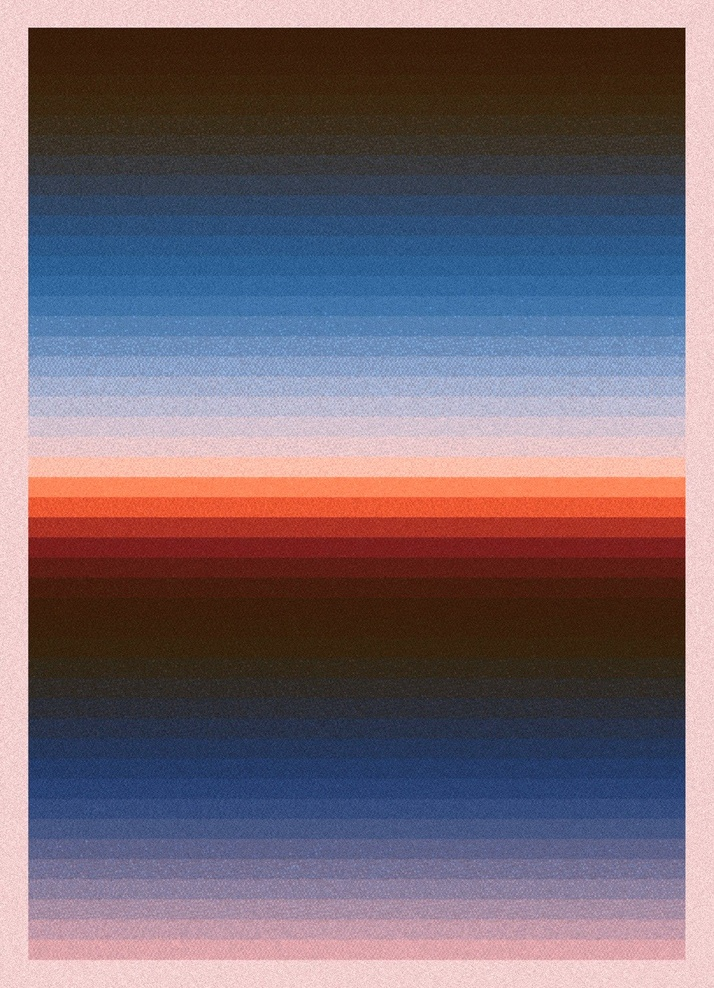
#> input picture examples/G1.jpeg, 714 x 988 px, shrunk from 1100 x 1521 before the run
$ python band_painter.py --input ../examples/G1.jpeg --output out.png
#> lines starting #> are read from the running program, lines starting #| are printed output that depends on the picture
#> in main, image is the input picture: PIL image 714x988 RGB; mean R, G, B 118.8, 103.7, 114.4
#!/usr/bin/env python3
"""
Band Painter - Artistic Effects for Gradient Bands
Post-processing module for applying painting effects to gradient bands.
"""

import numpy as np
from PIL import Image, ImageFilter, ImageEnhance
import random
import math


def apply_crayon_effect(image: Image.Image, intensity: float = 0.3,
                        roughness: float = 0.5, border_size: int = 0) -> Image.Image:
    """
    Apply crayon-like effect to gradient bands.

    Args:
        image: PIL Image to process
        intensity: Effect intensity (0.0 to 1.0)
        roughness: Edge roughness (0.0 to 1.0)
        border_size: Border size to exclude from effect

    Returns:
        PIL Image with crayon effect applied
    """
#> called with intensity = 0.3, roughness = 0.5, border_size = 0
    img_array = np.array(image)
    height, width, channels = img_array.shape
#> height = 988; width = 714; channels = 3

    # Create crayon texture with much stronger effect
    crayon_texture = np.random.normal(0, intensity * 100, (height, width, channels))

    # Exclude border if specified
    if border_size > 0:
        crayon_texture[:border_size, :] = 0
        crayon_texture[-border_size:, :] = 0
        crayon_texture[:, :border_size] = 0
        crayon_texture[:, -border_size:] = 0

    # Add roughness to band edges
    if roughness > 0:
        # Create edge noise
        edge_noise = np.random.normal(0, roughness * 60, (height, width, channels))
        crayon_texture += edge_noise

    # Apply crayon effect
    result = img_array.astype(np.float32) + crayon_texture
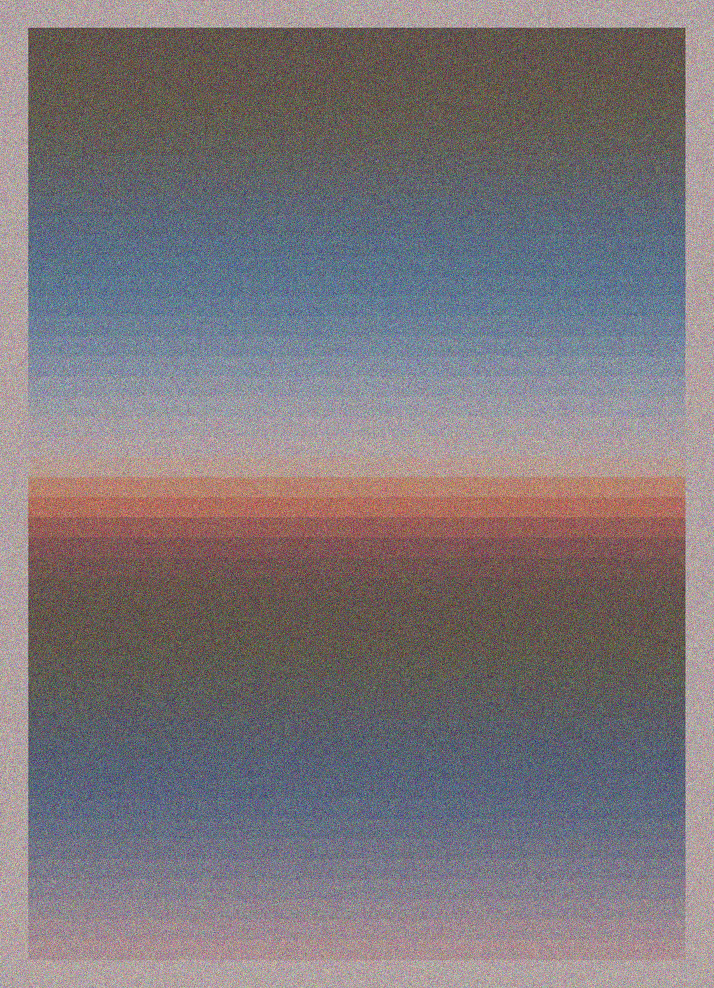
#> result: shape (988, 714, 3) float64; mean R, G, B 118.8, 103.7, 114.4; drawn with min black and max white

    # Add slight color bleeding between bands
    bleeding = np.random.normal(0, intensity * 40, (height, width, channels))
    result += bleeding

    # Clamp values
    result = np.clip(result, 0, 255)
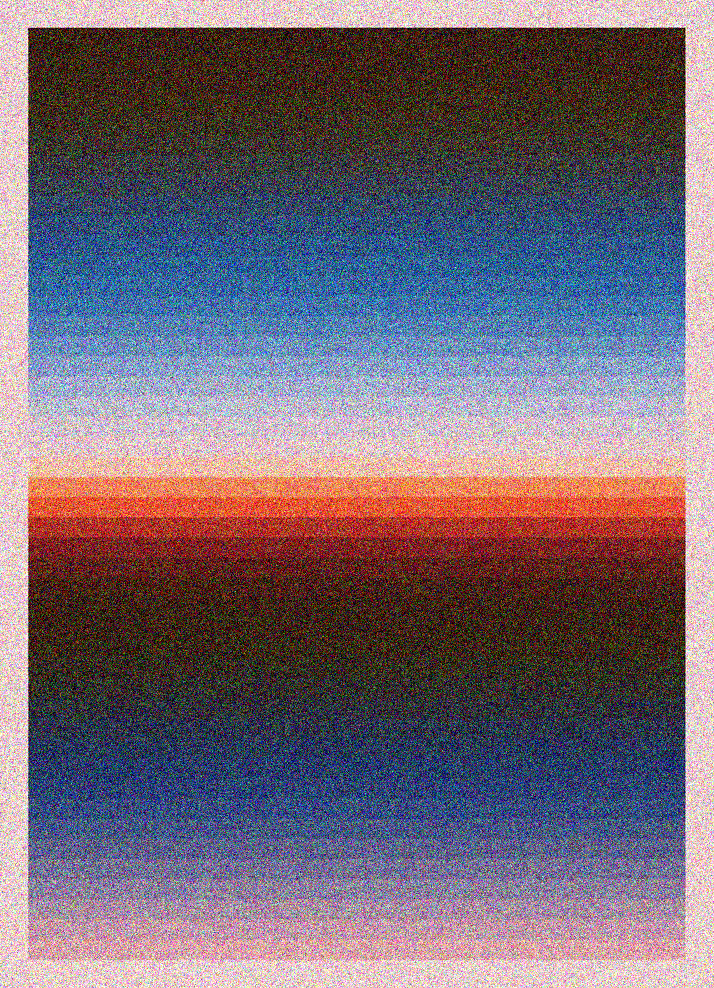
#> result: shape (988, 714, 3) float64; mean R, G, B 117.4, 105, 116.5

    return Image.fromarray(result.astype(np.uint8))


# [160 lines left out: functions apply_pencil_effect, apply_watercolor_effect, apply_oil_paint_effect, not called in this run]


def main():
    """Test the band painter with a sample image."""
    import argparse

    parser = argparse.ArgumentParser(description='Apply painting effects to gradient bands')
    parser.add_argument('--input', required=True, help='Input image file')
    parser.add_argument('--output', required=True, help='Output image file')
    parser.add_argument('--effect', choices=['crayon', 'pencil', 'watercolor', 'oil'],
                       default='crayon', help='Type of painting effect')
    parser.add_argument('--intensity', type=float, default=0.3,
                       help='Effect intensity (0.0-1.0)')
    parser.add_argument('--border-size', type=int, default=0,
                       help='Border size to exclude from effect')
    parser.add_argument('--roughness', type=float, default=0.5,
                       help='Edge roughness for crayon effect')
    parser.add_argument('--stroke-direction', choices=['horizontal', 'vertical', 'diagonal'],
                       default='horizontal', help='Stroke direction for pencil effect')
    parser.add_argument('--bleeding', type=float, default=0.4,
                       help='Color bleeding for watercolor effect')
    parser.add_argument('--brush-size', type=float, default=2.0,
                       help='Brush size for oil paint effect')

    args = parser.parse_args()

    # Load image
    image = Image.open(args.input)

    # Apply effect based on type
    if args.effect == 'crayon':
        result = apply_crayon_effect(image, args.intensity, args.roughness, args.border_size)
    elif args.effect == 'pencil':
        result = apply_pencil_effect(image, args.intensity, args.stroke_direction, args.border_size)
    elif args.effect == 'watercolor':
        result = apply_watercolor_effect(image, args.intensity, args.bleeding, args.border_size)
    elif args.effect == 'oil':
        result = apply_oil_paint_effect(image, args.intensity, args.brush_size, args.border_size)

    # Save result
    result.save(args.output)
    print(f"Painting effect applied and saved as '{args.output}'")


if __name__ == '__main__':
    main()

$ run again, on examples/G12_extreme_contrast_11_bands.png
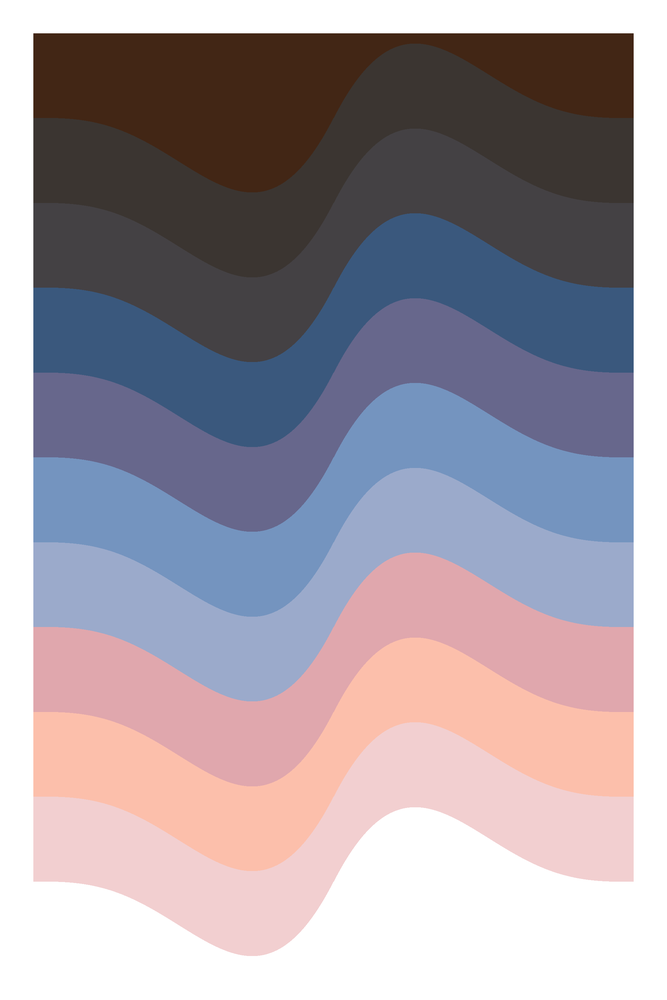
#> input picture examples/G12_extreme_contrast_11_bands.png, 667 x 1000 px, shrunk from 2000 x 3000 before the run
#> in main, image is the input picture: PIL image 667x1000 RGB; mean R, G, B 162.8, 154.2, 163.3
#> in apply_crayon_effect, `result = img_array.astype(np.float32) + crayon_texture`:
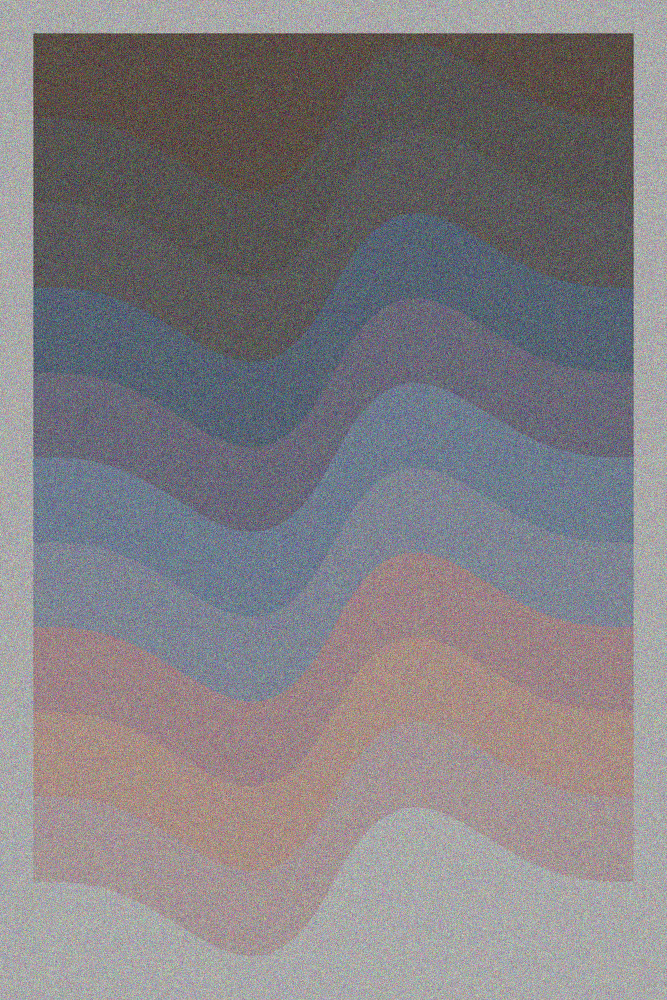
#> result: shape (1000, 667, 3) float64; mean R, G, B 162.8, 154.3, 163.3; drawn with min black and max white
#> in apply_crayon_effect, `result = np.clip(result, 0, 255)`:
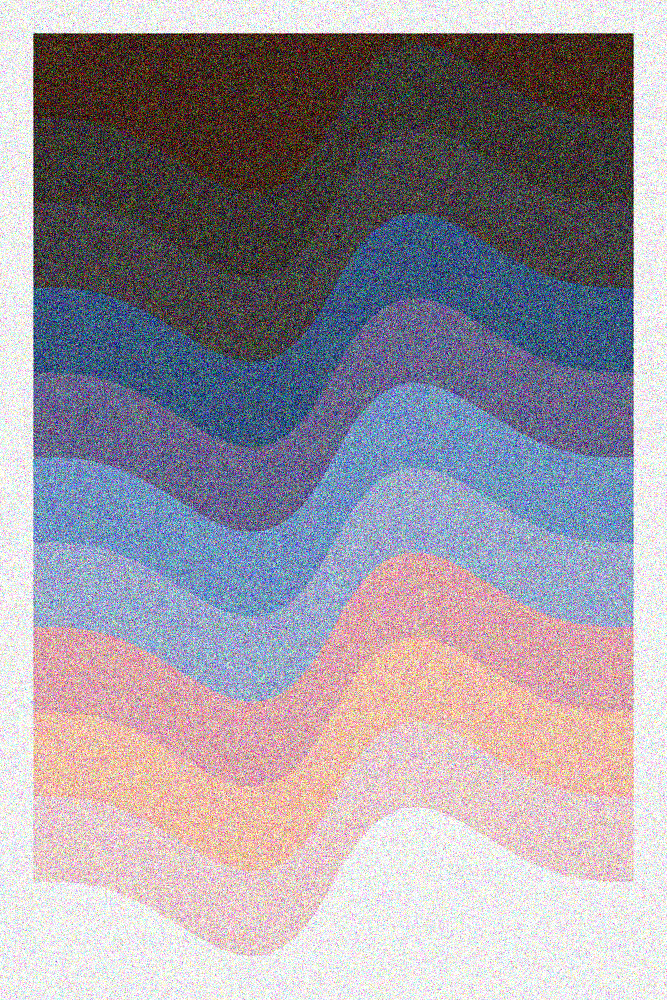
#> result: shape (1000, 667, 3) float64; mean R, G, B 156.5, 150.4, 159.5
